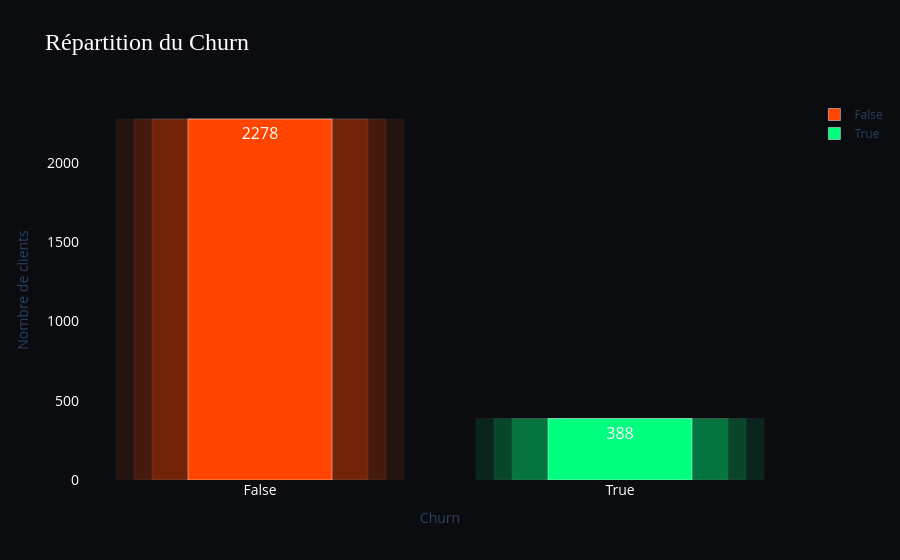

The notebook cell this image was saved under:
### Markdown cell above
### Mission 1.1.2 - Analyse de la Target

### Code cell
# Distribution de la target
# TODO: Afficher le nombre et le pourcentage de Churn (Yes/No)
churn_counts = df['Churn'].value_counts()
churn_percent = df['Churn'].value_counts(normalize=True) * 100

print("Nombre de Churn :")
print(churn_counts)
print("\nPourcentage de Churn :")
print(churn_percent)

# TODO: Visualiser avec un graphique en barres


# === DONNÉES ===
churn_counts = df['Churn'].value_counts()
labels = ['False', 'True']
values = [churn_counts.get(False,0), churn_counts.get(True,0)]
colors = ['#FF4500', '#00FF7F']  # False = rouge néon, True = vert néon

# === FIGURE NÉON ===
fig = go.Figure()

# On crée un "glow" en superposant des barres plus larges et semi-transparentes
for lbl, val, color in zip(labels, values, colors):
    # Glow léger (plus large et transparent)
    for i, alpha in zip([0.1, 0.2, 0.3], [0.25, 0.15, 0.1]):
        fig.add_trace(go.Bar(
            x=[lbl],
            y=[val],
            marker=dict(color=color),
            width=0.5 + i,
            opacity=alpha,
            showlegend=False,
            hoverinfo='skip'
        ))
    # Barre principale
    fig.add_trace(go.Bar(
        x=[lbl],
        y=[val],
        text=[val],
        textposition='inside',
        textfont=dict(color='white', size=16),
        marker=dict(color=color),
        width=0.4,
        name=lbl
    ))

fig.update_layout(
    title="Répartition du Churn",
    title_font=dict(size=24, color='white', family="Arial Black"),
    plot_bgcolor='#0B0C10',
    paper_bgcolor='#0B0C10',
    xaxis=dict(
        title='Churn',
        tickfont=dict(color='white', size=14),
        showgrid=False,
        zeroline=False
    ),
    yaxis=dict(
        title='Nombre de clients',
        tickfont=dict(color='white', size=14),
        showgrid=False,
        zeroline=False
    ),
    barmode='overlay'
)

fig.show()

### Figure 1 — Plotly figure (JSON) as saved in the notebook; plotly's stock layout.template omitted (floating-point values rounded to 4 significant figures)
{"data": [{"hoverinfo": "skip", "marker": {"color": "#FF4500"}, "opacity": 0.25, "showlegend": false, "type": "bar", "width": 0.6, "x": ["False"], "y": [2278]}, {"hoverinfo": "skip", "marker": {"color": "#FF4500"}, "opacity": 0.15, "showlegend": false, "type": "bar", "width": 0.7, "x": ["False"], "y": [2278]}, {"hoverinfo": "skip", "marker": {"color": "#FF4500"}, "opacity": 0.1, "showlegend": false, "type": "bar", "width": 0.8, "x": ["False"], "y": [2278]}, {"marker": {"color": "#FF4500"}, "name": "False", "text": ["2278"], "textfont": {"color": "white", "size": 16}, "textposition": "inside", "type": "bar", "width": 0.4, "x": ["False"], "y": [2278]}, {"hoverinfo": "skip", "marker": {"color": "#00FF7F"}, "opacity": 0.25, "showlegend": false, "type": "bar", "width": 0.6, "x": ["True"], "y": [388]}, {"hoverinfo": "skip", "marker": {"color": "#00FF7F"}, "opacity": 0.15, "showlegend": false, "type": "bar", "width": 0.7, "x": ["True"], "y": [388]}, {"hoverinfo": "skip", "marker": {"color": "#00FF7F"}, "opacity": 0.1, "showlegend": false, "type": "bar", "width": 0.8, "x": ["True"], "y": [388]}, {"marker": {"color": "#00FF7F"}, "name": "True", "text": ["388"], "textfont": {"color": "white", "size": 16}, "textposition": "inside", "type": "bar", "width": 0.4, "x": ["True"], "y": [388]}], "layout": {"barmode": "overlay", "paper_bgcolor": "#0B0C10", "plot_bgcolor": "#0B0C10", "title": {"font": {"color": "white", "family": "Arial Black", "size": 24}, "text": "Répartition du Churn"}, "xaxis": {"showgrid": false, "tickfont": {"color": "white", "size": 14}, "title": {"text": "Churn"}, "zeroline": false}, "yaxis": {"showgrid": false, "tickfont": {"color": "white", "size": 14}, "title": {"text": "Nombre de clients"}, "zeroline": false}}}
